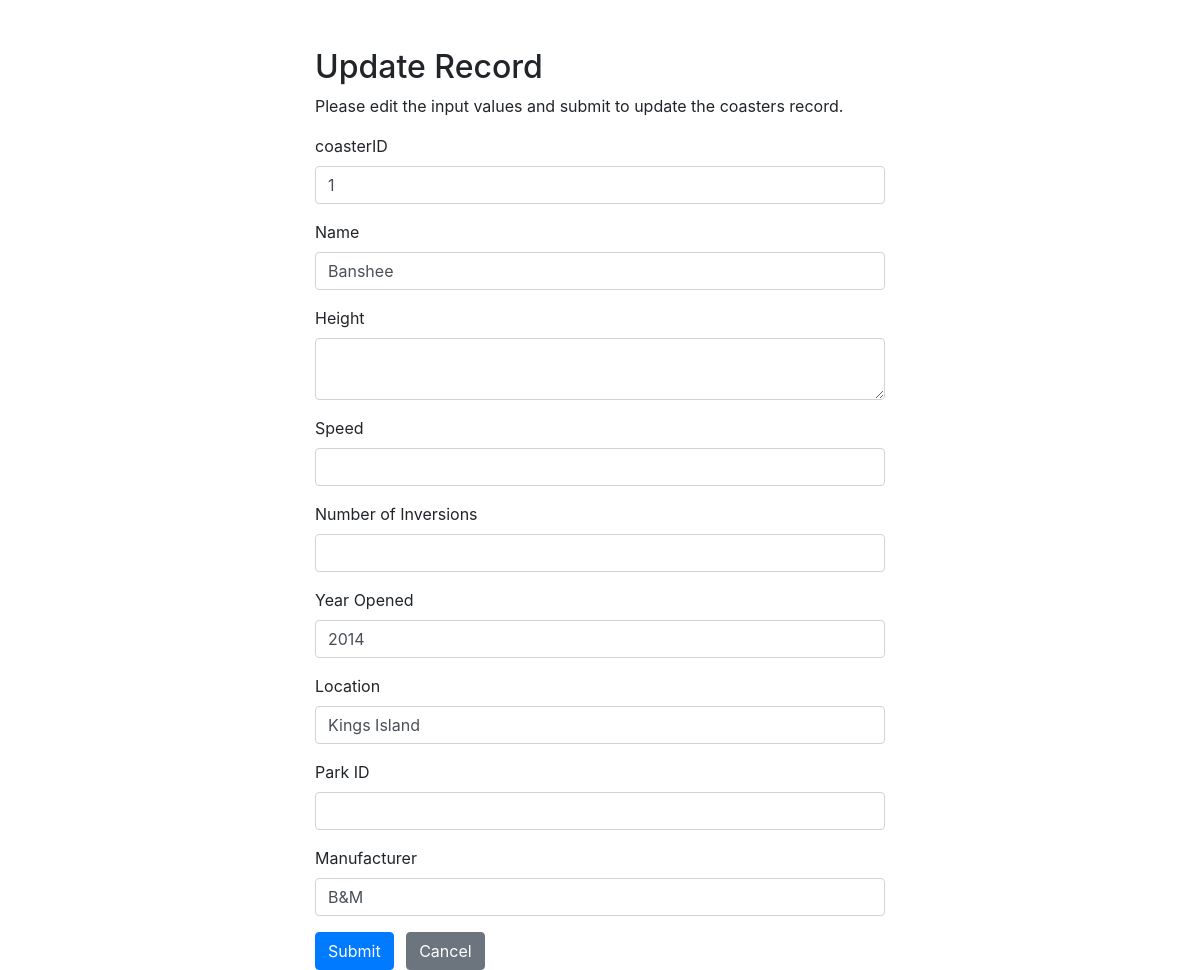
The app's page /PHP/Coasters/update.php?coasterID=1 with its own data.
### tables this page shows
CREATE TABLE `coasters` (
  `coasterID` int NOT NULL AUTO_INCREMENT,
  `coaster_name` varchar(45) DEFAULT NULL,
  `height_ft` int DEFAULT NULL,
  `speed_mph` int DEFAULT NULL,
  `year_opened` int DEFAULT NULL,
  `location` varchar(45) DEFAULT NULL,
  `park_ID` int DEFAULT NULL,
  `manufacturer` varchar(45) NOT NULL,
  PRIMARY KEY (`coasterID`),
  KEY `park_ID_idx` (`park_ID`),
  CONSTRAINT `coasters_ibfk_2` FOREIGN KEY (`park_ID`) REFERENCES `parks` (`parkID`) ON DELETE CASCADE ON UPDATE CASCADE
);

### PHP/Coasters/update.php (the view, shortened to what this page needs)
<?php
require_once "../config.php";
$coaster_name = $height = $speed = $coasterID = $Inversion_num = $year_opened  = $location = $parkID = $manufacturer = "";
$coaster_name_err = $height_err = $speed_err = $coasterID_err = $Inversion_num_err = "";
$year_opened_err = $location_err = $parkID_err = $manufacturer_err =  "";
if(isset($_POST["coasterID"]) && !empty($_POST["coasterID"])){
    $coasterID = $_POST["coasterID"];
    $input_coaster_name = trim($_POST["coaster_name"]);
    if(empty($input_coaster_name)){
        $coaster_name_err = "Please enter a name.";
    } elseif(!filter_var($input_coaster_name, FILTER_VALIDATE_REGEXP, array("options"=>array("regexp"=>"/^[a-zA-Z\s]+$/")))){
        $coaster_name_err = "Please enter a valid name.";
    } else{
        $coaster_name = $input_coaster_name;
    }
    $input_height = trim($_POST["height"]);
    if(empty($input_height)){
        $height_err = "Please enter coaster height.";
    } else{
        $height = $input_height;
    }
    $input_speed = trim($_POST["speed"]);
    if(empty($input_speed)){
        $speed_err = "Please enter the salary amount.";
    } elseif(!ctype_digit($input_speed)){
        $speed_err = "Please enter a positive integer value.";
    } else{
        $speed = $input_speed;
    }
    $input_coasterID = trim($_POST["coasterID"]);
    if(empty($input_coasterID)){
        $coasterID_err = "Please enter unique coasterID.";
    } else{
        $coasterID = $input_coasterID;
    }
    $input_coasterID = trim($_POST["Inversion_num"]);
    if(empty($input_Inversion_num)){
        $Inversion_num_err = "Please enter number of inversions.";
    } else{
        $Inversion_num = $input_Inversion_num;
    }
    $input_year_opened = trim($_POST["year_opened"]);
    if(empty($input_year_opened)){
        $year_opened_err = "Please enter the year opened.";
    } else{
        $year_opened = $input_year_opened;
    }
    $input_location = trim($_POST["location"]);
    if(empty($input_location)){
        $location_err = "Please enter the location.";
    } else{
        $location = $input_location;
    }
    $input_parkID = trim($_POST["parkID"]);
    if(empty($input_parkID)){
        $parkID_err = "Please enter the parkID.";
    } else{
        $parkID = $input_parkID;
    }
    $input_manufacturer = trim($_POST["manufacturer"]);
    if(empty($input_manufacturer)){
        $manufacturer_err = "Please enter the manufacturer.";
    } else{
        $manufacturer = $input_manufacturer;
    }
    if(eempty($coaster_name_err) && empty($height_err) && empty($speed_err) && empty($coasterID_err)
        && empty($Inversion_num_err) && empty($year_opened_err) && empty($location_err) && empty($parkID_err) && empty($manufacturer_err)){
        $sql = "UPDATE coasters SET coaster_name=?, height=?, speed =?, Inversion_num = ?, year_opened=?, location = ?, parkID = ?, manufacturer = ? WHERE coasterID=?";
        if($stmt = mysqli_prepare($link, $sql)){
            mysqli_stmt_bind_param($stmt, "sssi", $param_name, $param_height, $param_speed, $param_coasterID,
            $param_Inversion_num, $param_year_opened, $param_location, $param_parkID, $param_manufacturer);
            $param_name = $coaster_name;
            $param_height = $height;
            $param_speed = $speed;
            $param_coasterID = $coasterID;
            $param_Inversion_num = $Inversion_num;
            $param_year_opened = $year_opened;
            $param_location = $location;
            $param_parkID = $parkID;
            $param_manufacturer = $manufacturer;
            if(mysqli_stmt_execute($stmt)){
                header("location: index.php");
                exit();
            } else{
                echo "Oops! Something went wrong. Please try again later.";
            }
        }
        mysqli_stmt_close($stmt);
    }
    mysqli_close($link);
} else{
    if(isset($_GET["coasterID"]) && !empty(trim($_GET["coasterID"]))){
        $coasterID =  trim($_GET["coasterID"]);
        $sql = "SELECT * FROM coasters WHERE coasterID = ?";
        if($stmt = mysqli_prepare($link, $sql)){
            mysqli_stmt_bind_param($stmt, "i", $param_coasterID);
            if(mysqli_stmt_execute($stmt)){
                $result = mysqli_stmt_get_result($stmt);
                if(mysqli_num_rows($result) == 1){
                    $row = mysqli_fetch_array($result, MYSQLI_ASSOC);
                    $coasterID = $row["coasterID"];
                    $coaster_name = $row["coaster_name"];
                    $height = $row["height"];
                    $speed = $row["speed"];
                    $Inversion_num = $row["Inversion_num"];
                    $year_opened = $row["year_opened"];
                    $location = $row["location"];
                    $parkID = $row["parkID"];
                    $manufacturer = $row["manufacturer"];
                } else{
                    header("location: ../error.php");
                    exit();
                }
            } else{
                echo "Oops! Something went wrong. Please try again later.";
            }
        }
    }  else{
        header("location: ../error.php");
        exit();
    }
}
?>
<!DOCTYPE html>
<html lang="en">
<head>
    <link rel="stylesheet" href="https://stackpath.bootstrapcdn.com/bootstrap/4.5.2/css/bootstrap.min.css">
</head>
<body>
    <div class="wrapper">
        <div class="container-fluid">
            <div class="row">
                <div class="col-md-12">
                    <h2 class="mt-5">Update Record</h2>
                    <p>Please edit the input values and submit to update the coasters record.</p>
                    <form action="<?php echo htmlspecialchars(basename($_SERVER['REQUEST_URI'])); ?>" method="post">
                        <div class="form-group">
                            <label>coasterID</label>
                            <input type="text" name="name" class="form-control <?php echo (!empty($coasterID_err)) ? 'is-invalid' : ''; ?>" value="<?php echo $coasterID; ?>">
                        </div>
                        <div class="form-group">
                            <label>Name</label>
                            <input type="text" name="name" class="form-control <?php echo (!empty($coaster_name_err)) ? 'is-invalid' : ''; ?>" value="<?php echo $coaster_name; ?>">
                        </div>
                        <div class="form-group">
                            <label>Height</label>
                            <textarea name="address" class="form-control <?php echo (!empty($height_err)) ? 'is-invalid' : ''; ?>"><?php echo $height; ?></textarea>
                        </div>
                        <div class="form-group">
                            <label>Speed</label>
                            <input type="text" name="salary" class="form-control <?php echo (!empty($speed_err)) ? 'is-invalid' : ''; ?>" value="<?php echo $speed; ?>">
                        </div>
                        <div class="form-group">
                            <label>Number of Inversions</label>
                            <input type="text" name="Inversion_num" class="form-control <?php echo (!empty($Inversion_num_err)) ? 'is-invalid' : ''; ?>" value="<?php echo $Inversion_num; ?>">
                        </div>
                        <div class="form-group">
                            <label>Year Opened</label>
                            <input type="text" name="year_opened" class="form-control <?php echo (!empty($year_opened_err)) ? 'is-invalid' : ''; ?>" value="<?php echo $year_opened; ?>">
                        </div>
                        <div class="form-group">
                            <label>Location</label>
                            <input type="text" name="location" class="form-control <?php echo (!empty($location_err)) ? 'is-invalid' : ''; ?>" value="<?php echo $location; ?>">
                        </div>
                        <div class="form-group">
                            <label>Park ID</label>
                            <input type="text" name="location" class="form-control <?php echo (!empty($parkID_err)) ? 'is-invalid' : ''; ?>" value="<?php echo $parkID; ?>">
                        </div>
                        <div class="form-group">
                            <label>Manufacturer</label>
                            <input type="text" name="location" class="form-control <?php echo (!empty($manufacturer_err)) ? 'is-invalid' : ''; ?>" value="<?php echo $manufacturer; ?>">
                        </div>
                        <input type="submit" class="btn btn-primary" value="Submit">
                        <a href="index.php" class="btn btn-secondary ml-2">Cancel</a>
                    </form>
                </div>
            </div>
        </div>
    </div>
</body>
</html>

### PHP/Coasters/update.php (style rules this page uses)
.wrapper { width: 600px; margin: 0 auto; }

### records on screen
coasters: name "1", name "Banshee", year_opened "2014", location "Kings Island", location "B&M"
